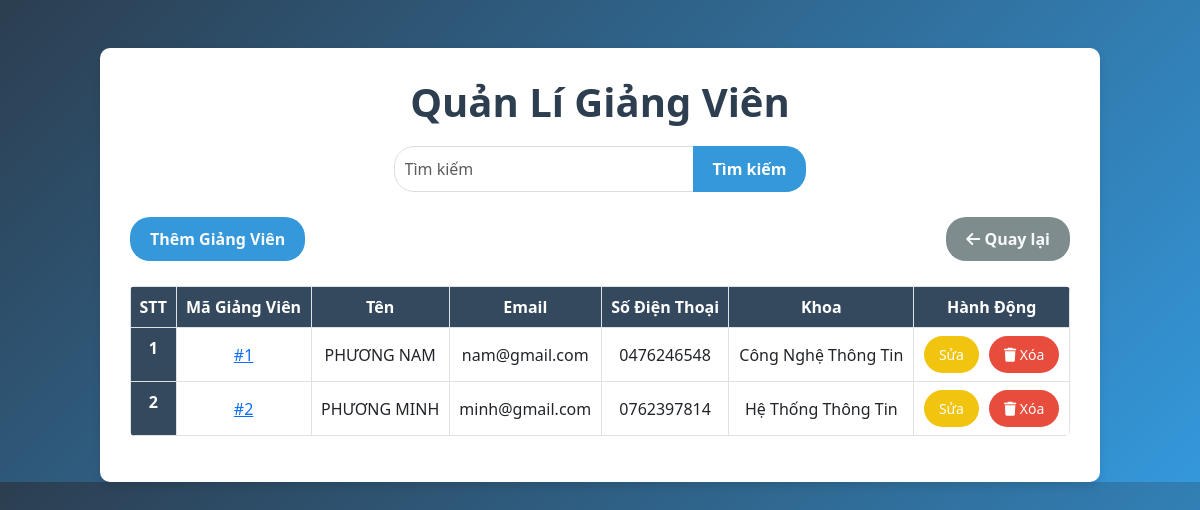
Page /lecturers/manage_lecturers.php (signed in) on the committed database.
### tables this page shows
CREATE TABLE `lecturers` (
  `id` int(11) NOT NULL,
  `lecturer_id` varchar(50) NOT NULL,
  `name` varchar(100) NOT NULL,
  `email` varchar(100) NOT NULL,
  `phone` varchar(20) NOT NULL,
  `department` varchar(100) NOT NULL
);

### lecturers/manage_lecturers.php (the view, shortened to what this page needs)
<?php
    include "../lecturers/connect.php";
    $search_query = "";
    $sql = "SELECT * FROM lecturers WHERE lecturer_id LIKE '%$search_query%' OR name LIKE '%$search_query%' OR email LIKE '%$search_query%' OR phone LIKE '%$search_query%' OR department LIKE '%$search_query%'";
    $result = mysqli_query($con, $sql);
?>
<!doctype html>
<html lang="en">
<head>
    <link rel="stylesheet" href="https://cdn.jsdelivr.net/npm/bootstrap@5.3.0/dist/css/bootstrap.min.css">
</head>
<body>
    <div class="container mt-5">
        <h1 class="text-center">Quản Lí Giảng Viên</h1>
        <div class="search-container">
            <form class="d-flex" method="GET" action="manage_lecturers.php">
                <input class="form-control" type="search" placeholder="Tìm kiếm" aria-label="Search" name="search" value="<?php echo $search_query; ?>">
                <button class="btn btn-primary btn-custom" type="submit">Tìm kiếm</button>
            </form>
        </div>
        <div class="button-group">
            <button class="btn btn-primary btn-custom"><a href="add_lecturer.php" class="text-light text-decoration-none">Thêm Giảng Viên</a></button>
            <button class="btn btn-secondary btn-custom"><a href="../signup1/admin_home.php" class="text-light"><i class="fas fa-arrow-left"></i> Quay lại</a></button>
        </div>
        <table class="table table-bordered mt-3">
            <thead>
                <tr>
                    <th scope="col">STT</th>
                    <th scope="col">Mã Giảng Viên</th>
                    <th scope="col">Tên</th>
                    <th scope="col">Email</th>
                    <th scope="col">Số Điện Thoại</th>
                    <th scope="col">Khoa</th>
                    <th scope="col">Hành Động</th>
                </tr>
            </thead>
            <tbody>
                <?php
                if($result){
                    $stt = 1;
                    while($row = mysqli_fetch_assoc($result)){
                        echo '<tr>
                                <th scope="row">'.$stt.'</th>
                                <td><a href="lecturer_schedule.php?lecturer_id='.$row['lecturer_id'].'">'.$row['lecturer_id'].'</a></td>
                                <td>'.$row['name'].'</td>
                                <td>'.$row['email'].'</td>
                                <td>'.$row['phone'].'</td>
                                <td>'.$row['department'].'</td>
                                <td>
                                    <div class="action-buttons">
                                        <a href="edit_lecturer.php?id='.$row['id'].'" class="btn btn-warning btn-sm btn-custom">Sửa</a>
                                        <a href="delete_lecturer.php?id='.$row['id'].'" class="btn btn-danger btn-sm btn-custom" onclick="return confirm(\'Bạn có chắc chắn muốn xóa?\')"><i class="fas fa-trash"></i> Xóa</a>
                                    </div>
                                </td>
                              </tr>';
                        $stt++;
                    }
                }
                ?>
            </tbody>
        </table>
    </div>
</body>
</html>

### lecturers/manage_lecturers.php (style rules this page uses)
body { background: linear-gradient(135deg, #2c3e50, #3498db); font-family: 'Segoe UI', Tahoma, Geneva, Verdana, sans-serif; }
.container { background: #fff; padding: 30px; border-radius: 10px; box-shadow: 0 4px 8px rgba(0, 0, 0, 0.1); margin-top: 50px; max-width: 1000px; }
h1 { color: #2c3e50; font-weight: bold; margin-bottom: 20px; text-align: center; }
.btn-custom { transition: all 0.3s ease; }
.btn-primary { background-color: #3498db; border: none; padding: 10px 20px; border-radius: 20px; font-weight: bold; }
.btn-danger { background-color: #e74c3c; border: none; padding: 8px 15px; border-radius: 20px; }
.btn-warning { background-color: #f1c40f; border: none; color: #fff; padding: 8px 15px; border-radius: 20px; }
.btn-secondary { background-color: #7f8c8d; border: none; padding: 10px 20px; border-radius: 20px; font-weight: bold; }
.table { border-radius: 5px; overflow: hidden; }
.table th { background-color: #34495e; color: white; text-align: center; }
.table td { vertical-align: middle; text-align: center; }
.search-container { display: flex; justify-content: center; align-items: center; gap: 5px; margin-bottom: 25px; }
.search-container .form-control { border-radius: 20px 0 0 20px; border: 1px solid #ddd; padding: 10px; width: 300px; }
.search-container .btn-primary { border-radius: 0 20px 20px 0; margin-left: -1px; }
a.text-light, a.text-decoration-none { text-decoration: none; color: white; }
.button-group { display: flex; justify-content: space-between; align-items: center; margin-bottom: 25px; }
.action-buttons { display: flex; gap: 10px; justify-content: center; }

### rows in the picture
lecturers: lecturer "#1", name "PHƯƠNG NAM", email "nam@gmail.com", phone "0476246548", department "Công Nghệ Thông Tin"
lecturers: lecturer "#2", name "PHƯƠNG MINH", email "minh@gmail.com", phone "0762397814", department "Hệ Thống Thông Tin"
